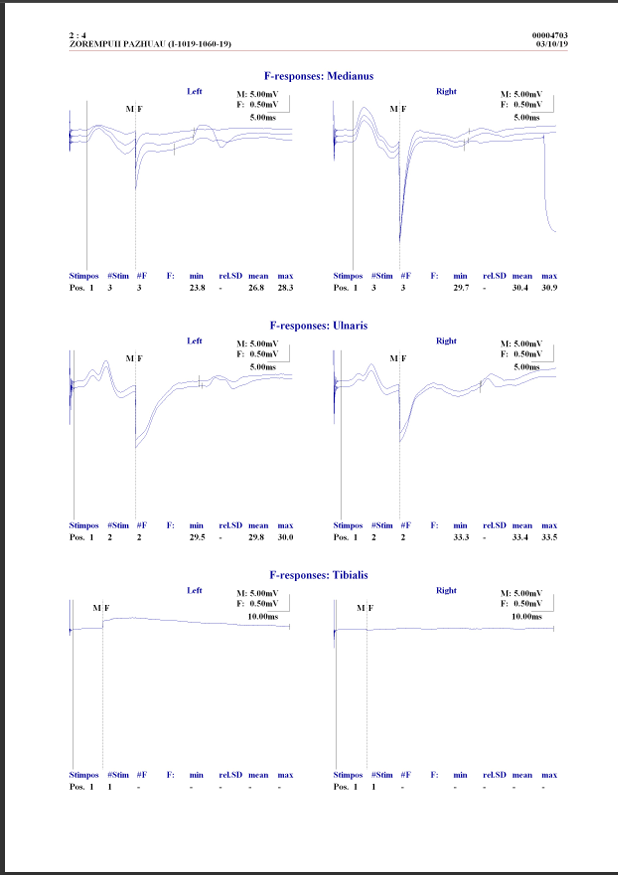
#> input picture data/uncropped images/Screenshot 2026-07-01 105150.png, 618 x 875 px; its folder holds only this picture in this run
$ python crop_emg_images.py
#> lines starting #> are read from the running program, lines starting #| are printed output that depends on the picture
"""Deterministically crop fixed EMG/NCS graph regions from report images."""

from pathlib import Path
from typing import Dict, Iterable, Tuple

from PIL import Image, ImageOps


BASE_DIR = Path(__file__).parent
INPUT_DIR = BASE_DIR / "data" / "uncropped images"
OUTPUT_DIR = BASE_DIR / "data" / "cropped images"

SUPPORTED_EXTENSIONS = {".png", ".jpg", ".jpeg", ".bmp", ".tiff", ".tif"}
RESIZED_SIZE = (660, 877)
OUTPUT_FORMAT = "PNG"

# Disabled by default. If enabled, crop coordinates are interpreted as
# percentages from 0.0 to 1.0 relative to RESIZED_SIZE.
USE_PERCENTAGE_CROPS = False

CROP_REGIONS: Dict[str, Tuple[float, float, float, float]] = {
    "medianus_left": (48, 42, 315, 280),
    "medianus_right": (336, 42, 612, 280),
    "ulnaris_left": (48, 318, 315, 560),
    "ulnaris_right": (336, 318, 612, 560),
    "tibialis_left": (48, 595, 315, 820),
    "tibialis_right": (336, 595, 612, 820),
}


def iter_image_paths(input_dir: Path) -> Iterable[Path]:
    """Yield supported image files in a stable order."""
    return sorted(
        path for path in input_dir.iterdir()
        if path.is_file() and path.suffix.lower() in SUPPORTED_EXTENSIONS
    )


def resize_report(image: Image.Image) -> Image.Image:
    """Return an RGB image resized to the fixed report size."""
    image = ImageOps.exif_transpose(image)
    return image.convert("RGB").resize(RESIZED_SIZE, Image.Resampling.LANCZOS)


def crop_box_to_pixels(box: Tuple[float, float, float, float]) -> Tuple[int, int, int, int]:
    """Convert configured crop coordinates to pixels."""
    if not USE_PERCENTAGE_CROPS:
        return tuple(int(round(value)) for value in box)

    width, height = RESIZED_SIZE
    left, top, right, bottom = box
    return (
        int(round(left * width)),
        int(round(top * height)),
        int(round(right * width)),
        int(round(bottom * height)),
    )


def output_path_for(source_path: Path, crop_name: str) -> Path:
    """Build the output path while preserving the source filename stem."""
    nerve, side = crop_name.rsplit("_", 1)
    return OUTPUT_DIR / nerve / f"{source_path.stem}_{side}.png"


def save_fixed_crops(source_path: Path) -> None:
    """Resize one report image and save all six fixed crops."""
    print(f"Processing: {source_path.name}")

    with Image.open(source_path) as image:
#> image is the input picture: PIL image 618x875 RGBA; mean R, G, B, A 248.6, 248.5, 249.6, 255
        resized = resize_report(image)
#> in resize_report, `return image.convert("RGB").resize(RESIZED_SIZE, Image.Resampling.LANC..`:
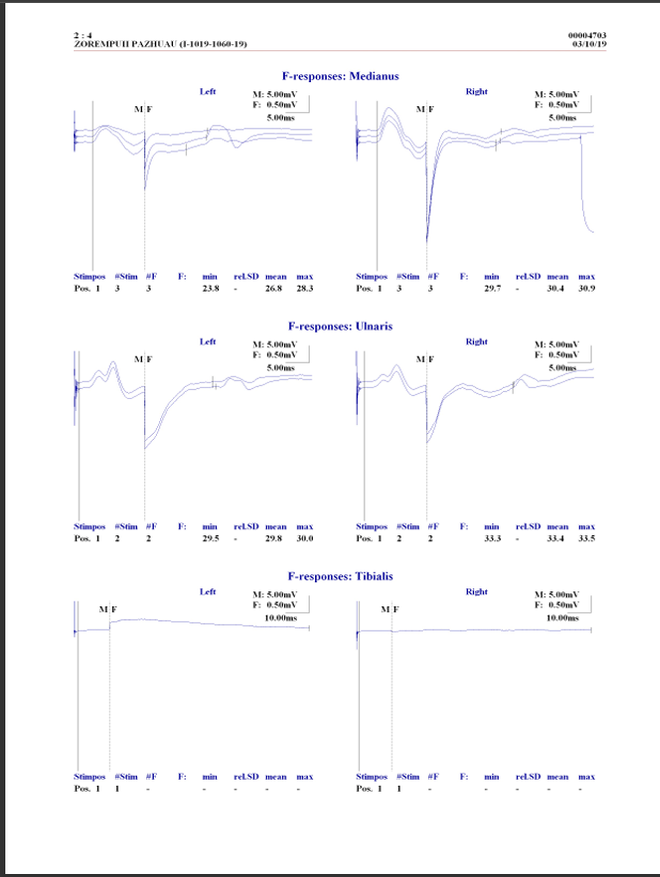
#> returned value: PIL image 660x877 RGB; mean R, G, B 248.4, 248.4, 249.5

    print(f"  Resized to: {RESIZED_SIZE[0]}x{RESIZED_SIZE[1]} px")

    for crop_name, crop_box in CROP_REGIONS.items():
        cropped = resized.crop(crop_box_to_pixels(crop_box))
        out_path = output_path_for(source_path, crop_name)
        out_path.parent.mkdir(parents=True, exist_ok=True)
        cropped.save(out_path, format=OUTPUT_FORMAT)
        print(f"  Saved {crop_name}: {out_path}")
#> this loop made 6 passes
#> pass 1, in save_fixed_crops, `cropped = resized.crop(crop_box_to_pixels(crop_box))`:
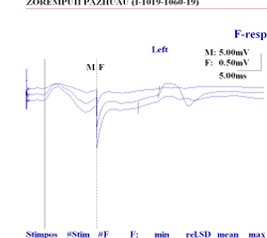
#> cropped: PIL image 267x238 RGB; mean R, G, B 249.3, 249.1, 250.9
#> pass 2, in save_fixed_crops, `cropped = resized.crop(crop_box_to_pixels(crop_box))`:
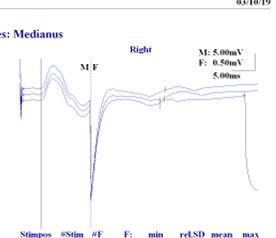
#> cropped: PIL image 276x238 RGB; mean R, G, B 249.5, 249.3, 251.4
#> pass 3, in save_fixed_crops, `cropped = resized.crop(crop_box_to_pixels(crop_box))`:
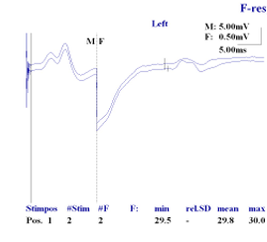
#> cropped: PIL image 267x242 RGB; mean R, G, B 250.2, 250.2, 251.7
#> after the loop:
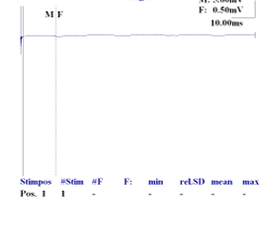
#> cropped: PIL image 276x225 RGB; mean R, G, B 251.7, 251.7, 252.7


def main() -> None:
    if not INPUT_DIR.exists():
        raise SystemExit(f"ERROR: input folder not found: {INPUT_DIR}")

    image_paths = list(iter_image_paths(INPUT_DIR))
    if not image_paths:
        raise SystemExit(f"No supported images found in: {INPUT_DIR}")

    print(f"Found {len(image_paths)} image(s) in: {INPUT_DIR}")
    print(f"Output folder: {OUTPUT_DIR}")

    failures = 0
    for image_path in image_paths:
        try:
            save_fixed_crops(image_path)
        except Exception as exc:
            failures += 1
            print(f"  ERROR: failed to process {image_path.name}: {exc}")
            print("  Continuing with remaining images.")

    processed = len(image_paths) - failures
    print(f"\nDone. Processed {processed}/{len(image_paths)} image(s).")
    if failures:
        print(f"Failed image(s): {failures}")


if __name__ == "__main__":
    main()
